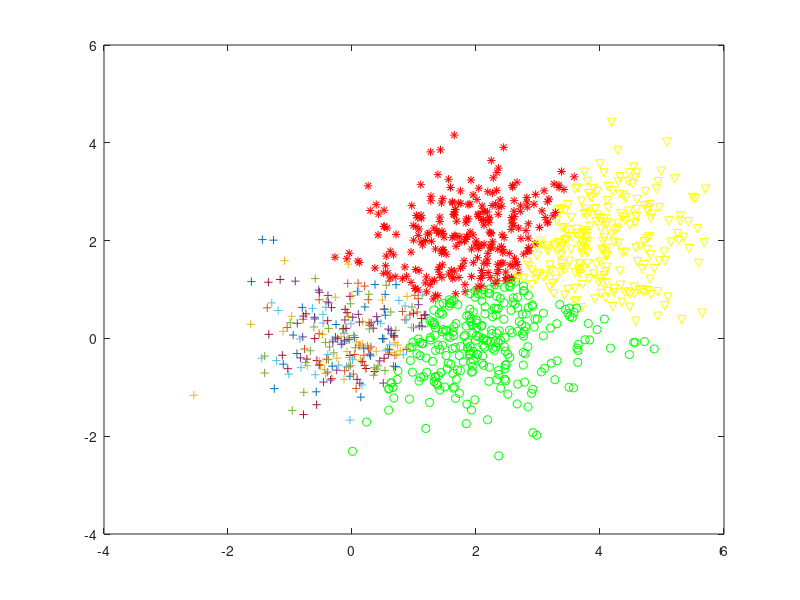

This figure's MATLAB source:
rng(0);

mu = [0 0];
SIGMA = [0.6 0; 0 0.6];
l = mvnrnd(mu,SIGMA,250);
%plot(l(:,1),l(:,2),'+')

mu = [2 2];
SIGMA = [0.6 0; 0 0.6];
s = mvnrnd(mu,SIGMA,250);
%plot(s(:,1),s(:,2),'r*')

mu = [2 0];
SIGMA = [0.6 0; 0 0.6];
r = mvnrnd(mu,SIGMA,250);
%plot(r(:,1),r(:,2),'go')

mu = [4 2];
SIGMA = [0.6 0; 0 0.6];
f = mvnrnd(mu,SIGMA,250);
%plot(f(:,1),f(:,2),'yv')

%%%%%%A3
x=0;
for i=1:250,
    x = l(i,:) +x;
end
m1 = x/250;

x=0;

for i=1:250,
    x = (l(i,:) - m1)'*(l(i,:) - m1);
end
s1 = x/250;

x=0;
for i=1:250,
    x = s(i,:) +x;
end

m2 = x/250;

x=0;

for i=1:250,
    x = (s(i,:) - m2)'*(s(i,:) - m2);
end
s2 = x/250;

x=0;
for i=1:250,
    x = r(i,:) +x;
end
m3 = x/250;

x=0;

for i=1:250,
    x = (r(i,:) - m3)'*(r(i,:) - m3);
end
s3 = x/250;

x=0;
for i=1:250,
    x = f(i,:) +x;
end
m4 = x/250;

x=0;

for i=1:250,
    x = (f(i,:) - m4)'*(f(i,:) - m4);
end
s4 = x/250;



%%%%%%A4

for i=1:250,
   d1 = norm(l(i,:)-m1); 
   d2 = norm(l(i,:)-m2); 
   d3 = norm(l(i,:)-m3); 
   d4 = norm(l(i,:)-m4); 

    min=d1;
    
    if(d2<min)
        min=d2;
    end
    
     if(d3<min)
        min=d3;
     end
    
     if(d4<min)
        min=d4;
     end
     
    if(min==d1)
        %hold on
        plot(l(i,1),l(i,2),'+')
        sfalma=(abs(min-d1)/d1)*100;
        disp(sfalma)
        disp('%')
    end
    
     if(min==d2)
        % hold on
        plot(l(i,1),l(i,2),'r*')
        sfalma=(abs(min-d1)/d1)*100;
        disp(sfalma)
        disp('%')
     end
    
     if(min==d3)
        % hold on
        plot(l(i,1),l(i,2),'go')
        sfalma=(abs(min-d1)/d1)*100;
        disp(sfalma)
        disp('%')
     end
     
     if(min==d4)
        % hold on
        plot(l(i,1),l(i,2),'yv')
        sfalma=(abs(min-d1)/d1)*100;
        disp(sfalma)
        disp('%')
     end

end


for i=1:250,
   d1 = norm(s(i,:)-m1); 
   d2 = norm(s(i,:)-m2); 
   d3 = norm(s(i,:)-m3); 
   d4 = norm(s(i,:)-m4); 

    min=d1;
    
    if(d2<min)
        min=d2;
    end
    
     if(d3<min)
        min=d3;
     end
    
     if(d4<min)
        min=d4;
     end
    
    if(min==d1)
        %hold on
        plot(s(i,1),s(i,2),'+')
        sfalma=(abs(min-d2)/d2)*100;
        disp(sfalma)
        disp('%')
    end
    
     if(min==d2)
        % hold on
        plot(s(i,1),s(i,2),'r*')
        sfalma=(abs(min-d2)/d2)*100;
        disp(sfalma)
        disp('%')
     end
    
     if(min==d3)
        % hold on
        plot(s(i,1),s(i,2),'go')
        sfalma=(abs(min-d2)/d2)*100;
        disp(sfalma)
        disp('%')
     end
     
     if(min==d4)
        % hold on
        plot(s(i,1),s(i,2),'yv')
        sfalma=(abs(min-d2)/d2)*100;
        disp(sfalma)
        disp('%')
     end

end

for i=1:250,
   d1 = norm(r(i,:)-m1); 
   d2 = norm(r(i,:)-m2); 
   d3 = norm(r(i,:)-m3); 
   d4 = norm(r(i,:)-m4); 

   min=d1;
    
    if(d2<min)
        min=d2;
    end
    
     if(d3<min)
        min=d3;
     end
    
     if(d4<min)
        min=d4;
     end
    
    if(min==d1)
       % hold on
        plot(r(i,1),r(i,2),'+')
        sfalma=(abs(min-d3)/d3)*100;
        disp(sfalma)
        disp('%')
    end
    
     if(min==d2)
       %  hold on
        plot(r(i,1),r(i,2),'r*')
        sfalma=(abs(min-d3)/d3)*100;
        disp(sfalma)
        disp('%')
     end
    
     if(min==d3)
       %  hold on
        plot(r(i,1),r(i,2),'go')
        sfalma=(abs(min-d3)/d3)*100;
        disp(sfalma)
        disp('%')
     end
     
     if(min==d4)
        % hold on
        plot(r(i,1),r(i,2),'yv')
        sfalma=(abs(min-d3)/d3)*100;
        disp(sfalma)
        disp('%')
     end

end

for i=1:250,
   d1 = norm(f(i,:)-m1); 
   d2 = norm(f(i,:)-m2); 
   d3 = norm(f(i,:)-m3); 
   d4 = norm(f(i,:)-m4); 

    min=d1;
    
    if(d2<min)
        min=d2;
    end
    
     if(d3<min)
        min=d3;
     end
    
     if(d4<min)
        min=d4;
     end
    
    if(min==d1)
        %hold on
        plot(f(i,1),f(i,2),'+')
        sfalma=(abs(min-d4)/d4)*100;
        disp(sfalma)
        disp('%')
    end
    
     if(min==d2)
         %hold on
        plot(f(i,1),f(i,2),'r*')
        sfalma=(abs(min-d4)/d4)*100;
        disp(sfalma)
        disp('%')
     end
    
     if(min==d3)
        % hold on
        plot(f(i,1),f(i,2),'go')
        sfalma=(abs(min-d4)/d4)*100;
        disp(sfalma)
        disp('%')
     end
     
     if(min==d4)
        % hold on
        plot(f(i,1),f(i,2),'yv')
        sfalma=(abs(min-d4)/d4)*100;
        disp(sfalma)
        disp('%')
     end

end

%%%%%%A5


S=(1/4)*s1 + (1/4)*s2 + (1/4)*s3 +( 1/4)*s4;


for i=1:250,
    x1 = (((l(i,:) - m1))*(inv(S))*(l(i,:) - m1)')^1/2;
    x2 = (((l(i,:) - m2))*(inv(S))*(l(i,:) - m2)')^1/2;
    x3 = (((l(i,:) - m3))*(inv(S))*(l(i,:) - m3)')^1/2;
    x4 = (((l(i,:) - m4))*(inv(S))*(l(i,:) - m4)')^1/2;
    
    min=x1;
    
    if(x2<min)
        min=x2;
    end
    
     if(x3<min)
        min=x3;
     end
    
     if(x4<min)
        min=x4;
     end
    
    if(min==x1)
        hold on
        plot(l(i,1),l(i,2),'+')
        sfalma=(abs(min-x1)/x1)*100;
        disp(sfalma)
        disp('%')
    end
    
     if(min==x2)
        hold on
        plot(l(i,1),l(i,2),'r*')
        sfalma=(abs(min-x1)/x1)*100;
        disp(sfalma)
        disp('%')
     end
    
     if(min==x3)
        hold on
        plot(l(i,1),l(i,2),'go')
        sfalma=(abs(min-x1)/x1)*100;
        disp(sfalma)
        disp('%')
     end
     
     if(min==x4)
        hold on
        plot(l(i,1),l(i,2),'yv')
        sfalma=(abs(min-x1)/x1)*100;
        disp(sfalma)
        disp('%')
     end

   % plot(l(:,1),l(:,2),'+',s(:,1),s(:,2),'r*',r(:,1),r(:,2),'go',f(:,1),f(:,2),'yv')
end


for i=1:250,
    x1 = (((s(i,:) - m1))*(inv(S))*(s(i,:) - m1)')^1/2;
    x2 = (((s(i,:) - m2))*(inv(S))*(s(i,:) - m2)')^1/2;
    x3 = (((s(i,:) - m3))*(inv(S))*(s(i,:) - m3)')^1/2;
    x4 = (((s(i,:) - m4))*(inv(S))*(s(i,:) - m4)')^1/2;
    
    min=x1;
    
    if(x2<min)
        min=x2;
    end
    
     if(x3<min)
        min=x3;
     end
    
     if(x4<min)
        min=x4;
     end
    
    if(min==x1)
        hold on
        plot(s(i,1),s(i,2),'+')
        sfalma=(abs(min-x1)/x1)*100;
        disp(sfalma)
        disp('%')
    end
    
     if(min==x2)
        hold on
        plot(s(i,1),s(i,2),'r*')
        sfalma=(abs(min-x1)/x1)*100;
        disp(sfalma)
        disp('%')
     end
    
     if(min==x3)
        hold on
        plot(s(i,1),s(i,2),'go')
        sfalma=(abs(min-x1)/x1)*100;
        disp(sfalma)
        disp('%')
     end
     
     if(min==x4)
        hold on
        plot(s(i,1),s(i,2),'yv')
        sfalma=(abs(min-x1)/x1)*100;
        disp(sfalma)
        disp('%')
     end

   % plot(l(:,1),l(:,2),'+',s(:,1),s(:,2),'r*',r(:,1),r(:,2),'go',f(:,1),f(:,2),'yv')
end

for i=1:250,
    x1 = (((r(i,:) - m1))*(inv(S))*(r(i,:) - m1)')^1/2;
    x2 = (((r(i,:) - m2))*(inv(S))*(r(i,:) - m2)')^1/2;
    x3 = (((r(i,:) - m3))*(inv(S))*(r(i,:) - m3)')^1/2;
    x4 = (((r(i,:) - m4))*(inv(S))*(r(i,:) - m4)')^1/2;
    
    min=x1;
    
    if(x2<min)
        min=x2;
    end
    
     if(x3<min)
        min=x3;
     end
    
     if(x4<min)
        min=x4;
     end
    
    if(min==x1)
        hold on
        plot(r(i,1),r(i,2),'+')
        sfalma=(abs(min-x1)/x1)*100;
        disp(sfalma)
        disp('%')
    end
    
     if(min==x2)
        hold on
        plot(r(i,1),r(i,2),'r*')
        sfalma=(abs(min-x1)/x1)*100;
        disp(sfalma)
        disp('%')
     end
    
     if(min==x3)
        hold on
        plot(r(i,1),r(i,2),'go')
        sfalma=(abs(min-x1)/x1)*100;
        disp(sfalma)
        disp('%')
     end
     
     if(min==x4)
        hold on
        plot(r(i,1),r(i,2),'yv')
        sfalma=(abs(min-x1)/x1)*100;
        disp(sfalma)
        disp('%')
     end

   % plot(l(:,1),l(:,2),'+',s(:,1),s(:,2),'r*',r(:,1),r(:,2),'go',f(:,1),f(:,2),'yv')
end

for i=1:250,
    x1 = (((f(i,:) - m1))*(inv(S))*(f(i,:) - m1)')^1/2;
    x2 = (((f(i,:) - m2))*(inv(S))*(f(i,:) - m2)')^1/2;
    x3 = (((f(i,:) - m3))*(inv(S))*(f(i,:) - m3)')^1/2;
    x4 = (((f(i,:) - m4))*(inv(S))*(f(i,:) - m4)')^1/2;

    min=x1;
    
    if(x2<min)
        min=x2;
    end
    
     if(x3<min)
        min=x3;
     end
    
     if(x4<min)
        min=x4;
     end
    
    if(min==x1)
        hold on
        plot(f(i,1),f(i,2),'+')
        sfalma=(abs(min-x1)/x1)*100;
        disp(sfalma)
        disp('%')
    end
    
     if(min==x2)
         hold on
         plot(f(i,1),f(i,2),'r*')
        sfalma=(abs(min-x1)/x1)*100;
        disp(sfalma)
        disp('%')
     end
    
     if(min==x3)
        hold on
         plot(f(i,1),f(i,2),'go')
        sfalma=(abs(min-x1)/x1)*100;
        disp(sfalma)
        disp('%')
     end
     
     if(min==x4)
        hold on
       plot(f(i,1),f(i,2),'yv')
        sfalma=(abs(min-x1)/x1)*100;
        disp(sfalma)
        disp('%')
     end

   % plot(l(:,1),l(:,2),'+',s(:,1),s(:,2),'r*',r(:,1),r(:,2),'go',f(:,1),f(:,2),'yv')
end


